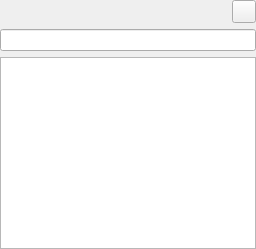
<?xml version="1.0" encoding="UTF-8"?>
<ui version="4.0">
 <class>SyncCollectionWidget</class>
 <widget class="QWidget" name="SyncCollectionWidget">
  <layout class="QGridLayout" name="gridLayout_2">
   <property name="margin">
    <number>0</number>
   </property>
   <item row="0" column="0">
    <widget class="QLabel" name="titleLabel">
     <property name="font">
      <font>
       <weight>75</weight>
       <bold>true</bold>
      </font>
     </property>
    </widget>
   </item>
   <item row="0" column="1">
    <widget class="ToolButton" name="cfgButton"/>
   </item>
   <item row="1" column="0"  colspan="2">
    <widget class="LineEdit" name="search"/>
   </item>
   <item row="2" column="0" colspan="2">
    <widget class="TreeView" name="tree"/>
   </item>
  </layout>
 </widget>
 <customwidgets>
  <customwidget>
   <class>ToolButton</class>
   <extends>QToolButton</extends>
   <header>widgets/toolbutton.h</header>
  </customwidget>
  <customwidget>
   <class>LineEdit</class>
   <extends>QLineEdit</extends>
   <header>support/lineedit.h</header>
  </customwidget>
  <customwidget>
   <class>TreeView</class>
   <extends>QTreeView</extends>
   <header>widgets/treeview.h</header>
  </customwidget>
 </customwidgets>
 <resources/>
 <connections/>
</ui>
